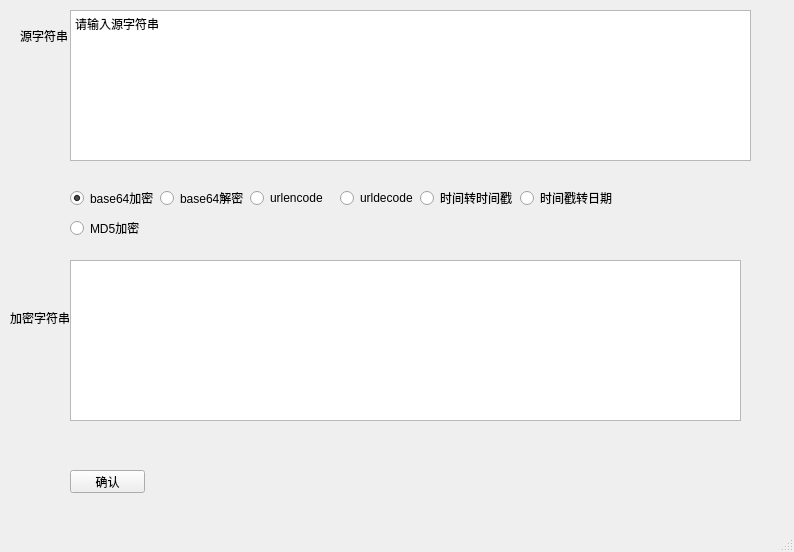
<?xml version="1.0" encoding="UTF-8"?>
<ui version="4.0">
 <class>MainWindow</class>
 <widget class="QMainWindow" name="MainWindow">
  <property name="geometry">
   <rect>
    <x>0</x>
    <y>0</y>
    <width>794</width>
    <height>552</height>
   </rect>
  </property>
  <property name="windowTitle">
   <string>MainWindow</string>
  </property>
  <widget class="QWidget" name="centralwidget">
   <widget class="QLabel" name="label">
    <property name="geometry">
     <rect>
      <x>20</x>
      <y>30</y>
      <width>54</width>
      <height>12</height>
     </rect>
    </property>
    <property name="text">
     <string>源字符串</string>
    </property>
   </widget>
   <widget class="QTextBrowser" name="textBrowser">
    <property name="geometry">
     <rect>
      <x>70</x>
      <y>10</y>
      <width>681</width>
      <height>151</height>
     </rect>
    </property>
    <property name="readOnly">
     <bool>false</bool>
    </property>
    <property name="html">
     <string>&lt;!DOCTYPE HTML PUBLIC &quot;-//W3C//DTD HTML 4.0//EN&quot; &quot;http://www.w3.org/TR/REC-html40/strict.dtd&quot;&gt;
&lt;html&gt;&lt;head&gt;&lt;meta name=&quot;qrichtext&quot; content=&quot;1&quot; /&gt;&lt;style type=&quot;text/css&quot;&gt;
p, li { white-space: pre-wrap; }
&lt;/style&gt;&lt;/head&gt;&lt;body style=&quot; font-family:'SimSun'; font-size:9pt; font-weight:400; font-style:normal;&quot;&gt;
&lt;p style=&quot; margin-top:0px; margin-bottom:0px; margin-left:0px; margin-right:0px; -qt-block-indent:0; text-indent:0px;&quot;&gt;请输入源字符串&lt;/p&gt;&lt;/body&gt;&lt;/html&gt;</string>
    </property>
   </widget>
   <widget class="QLabel" name="label_2">
    <property name="geometry">
     <rect>
      <x>10</x>
      <y>310</y>
      <width>61</width>
      <height>16</height>
     </rect>
    </property>
    <property name="text">
     <string>加密字符串</string>
    </property>
   </widget>
   <widget class="QTextBrowser" name="textBrowser_2">
    <property name="geometry">
     <rect>
      <x>70</x>
      <y>260</y>
      <width>671</width>
      <height>161</height>
     </rect>
    </property>
    <property name="readOnly">
     <bool>false</bool>
    </property>
   </widget>
   <widget class="QPushButton" name="pushButton">
    <property name="geometry">
     <rect>
      <x>70</x>
      <y>470</y>
      <width>75</width>
      <height>23</height>
     </rect>
    </property>
    <property name="text">
     <string>确认</string>
    </property>
   </widget>
   <widget class="QRadioButton" name="radioButton">
    <property name="geometry">
     <rect>
      <x>70</x>
      <y>190</y>
      <width>89</width>
      <height>16</height>
     </rect>
    </property>
    <property name="text">
     <string>base64加密</string>
    </property>
    <property name="checked">
     <bool>true</bool>
    </property>
   </widget>
   <widget class="QRadioButton" name="radioButton_2">
    <property name="geometry">
     <rect>
      <x>160</x>
      <y>190</y>
      <width>89</width>
      <height>16</height>
     </rect>
    </property>
    <property name="text">
     <string>base64解密</string>
    </property>
    <property name="checked">
     <bool>false</bool>
    </property>
   </widget>
   <widget class="QRadioButton" name="radioButton_3">
    <property name="geometry">
     <rect>
      <x>70</x>
      <y>220</y>
      <width>89</width>
      <height>16</height>
     </rect>
    </property>
    <property name="text">
     <string>MD5加密</string>
    </property>
   </widget>
   <widget class="QRadioButton" name="radioButton_4">
    <property name="geometry">
     <rect>
      <x>250</x>
      <y>190</y>
      <width>89</width>
      <height>16</height>
     </rect>
    </property>
    <property name="text">
     <string>urlencode</string>
    </property>
   </widget>
   <widget class="QRadioButton" name="radioButton_5">
    <property name="geometry">
     <rect>
      <x>340</x>
      <y>190</y>
      <width>89</width>
      <height>16</height>
     </rect>
    </property>
    <property name="text">
     <string>urldecode</string>
    </property>
   </widget>
   <widget class="QRadioButton" name="radioButton_6">
    <property name="geometry">
     <rect>
      <x>420</x>
      <y>190</y>
      <width>101</width>
      <height>16</height>
     </rect>
    </property>
    <property name="text">
     <string>时间转时间戳</string>
    </property>
   </widget>
   <widget class="QRadioButton" name="radioButton_7">
    <property name="geometry">
     <rect>
      <x>520</x>
      <y>190</y>
      <width>101</width>
      <height>16</height>
     </rect>
    </property>
    <property name="text">
     <string>时间戳转日期</string>
    </property>
   </widget>
  </widget>
  <widget class="QMenuBar" name="menubar">
   <property name="geometry">
    <rect>
     <x>0</x>
     <y>0</y>
     <width>794</width>
     <height>23</height>
    </rect>
   </property>
  </widget>
  <widget class="QStatusBar" name="statusbar"/>
 </widget>
 <resources/>
 <connections/>
</ui>
